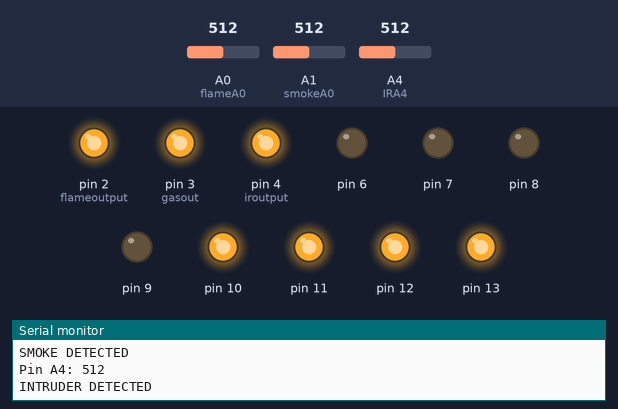
A sketch run on a simulated Arduino Uno, built with avr-gcc and run on an emulated ATmega328P. Parts: output pins drawn as LEDs (lit = HIGH), the last lines printed to the serial monitor. The inputs (shaded band) are chosen by the test bench; at power-on: A1 (smokeA0) = 512, A0 (flameA0) = 512, A4 (IRA4) = 512.

Above: at 2.4 s.
2.5 s: A1 (smokeA0) set to 259
4.7 s: A1 (smokeA0) set to 241
At 5.7 s:
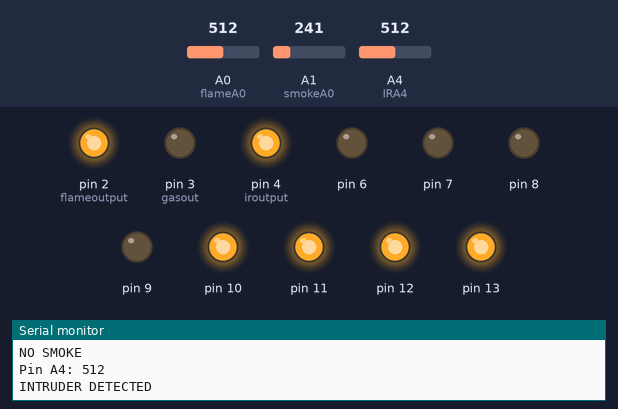
6.9 s: A0 (flameA0) set to 885
9.3 s: A0 (flameA0) set to 907
At 10.2 s:
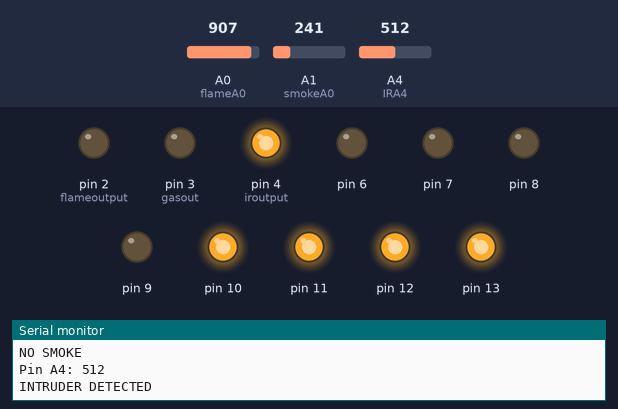
11.5 s: A4 (IRA4) set to 108
14.1 s: A4 (IRA4) set to 96
At 14.9 s:
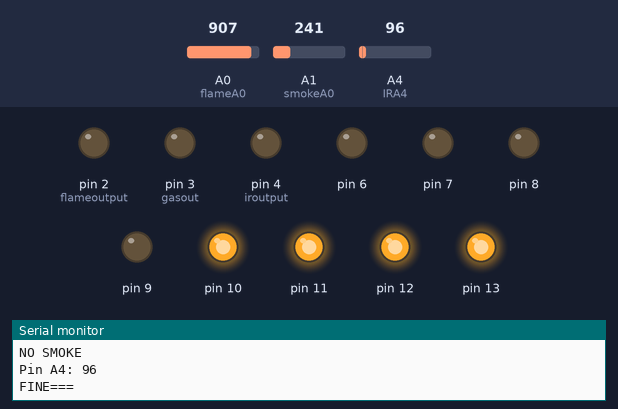
Timing chart, 0 to 17.1 s (numbered marks = the images above; inputs shaded):
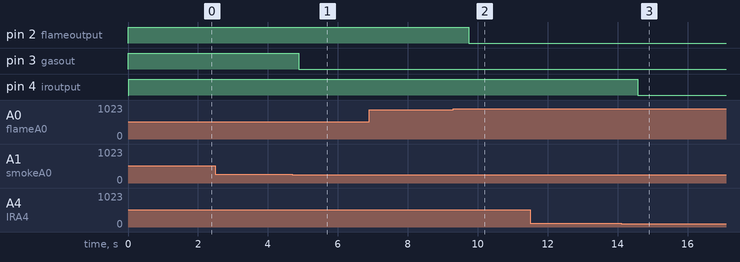

The sketch:

PIR.ino
```cpp
int flameA0 = A0;
int sensorThresflame = 900;
int flameoutput=2;
int smokeA0 = A1;
int sensorThresgas = 250;
int gasout=3;
int IRA4 = A4;
int iroutput=4;
int sensorThresir = 100; // 15-20 range of threshold
void setup() {
  Serial.begin(9600);
   pinMode(smokeA0, INPUT);
  pinMode(gasout,OUTPUT);
   pinMode(flameA0, INPUT);
  pinMode(flameoutput,OUTPUT);
   pinMode(IRA4, INPUT);
 pinMode(iroutput,OUTPUT);
 pinMode(13,OUTPUT); pinMode(12,OUTPUT); pinMode(11,OUTPUT); pinMode(10,OUTPUT);
 pinMode(9,OUTPUT); pinMode(8,OUTPUT); pinMode(7,OUTPUT); pinMode(6,OUTPUT);
 digitalWrite(13,HIGH); digitalWrite(12,HIGH); digitalWrite(11,HIGH); digitalWrite(10,HIGH);
 digitalWrite(9,LOW); digitalWrite(8,LOW); digitalWrite(7,LOW); digitalWrite(6,LOW);
  Serial.begin(9600);
}

void loop() {
  int analogSensorflame = analogRead(flameA0);

  Serial.print("Pin A0: ");
  Serial.println(analogSensorflame);
  // Checks if it has reached the threshold value
  if (analogSensorflame < sensorThresflame)
  {
    Serial.println("FLAME DETECTED");
    digitalWrite(flameoutput,HIGH);
  }
  else
  {
   digitalWrite(flameoutput,LOW);
   Serial.println("NO FLAME");
  }

  int analogSensorgas = analogRead(smokeA0);

  Serial.print("Pin A1: ");
  Serial.println(analogSensorgas);
  // Checks if it has reached the threshold value
  if (analogSensorgas > sensorThresgas)
  {
    digitalWrite(gasout, HIGH);
    Serial.println("SMOKE DETECTED");
  }
  else
  {
   digitalWrite(gasout, LOW);
   Serial.println("NO SMOKE");
  }

  int analogSensorir = analogRead(IRA4);
  Serial.print("Pin A4: ");
  Serial.println(analogSensorir);
  // Checks if it has reached the threshold value
  if (analogSensorir > sensorThresir)  {
    Serial.println("INTRUDER DETECTED");
    digitalWrite(iroutput,HIGH);
  }
  else {
  Serial.println("FINE===");
  digitalWrite(iroutput,LOW);
  }

  delay(1600);
}
```

Measured:
- the behaviour switches between 251 and 250 on A1 (smokeA0) (found by bisection; images 0 and 1)
- the behaviour switches between 899 and 900 on A0 (flameA0) (found by bisection; images 1 and 2)
- the behaviour switches between 101 and 100 on A4 (IRA4) (found by bisection; images 2 and 3)
- after the input at 4.7 s, pin 3 (gasout): HIGH → LOW after 0.18 s
- after the input at 9.3 s, pin 2 (flameoutput): HIGH → LOW after 0.44 s
- after the input at 14.1 s, pin 4 (iroutput): HIGH → LOW after 0.48 s
